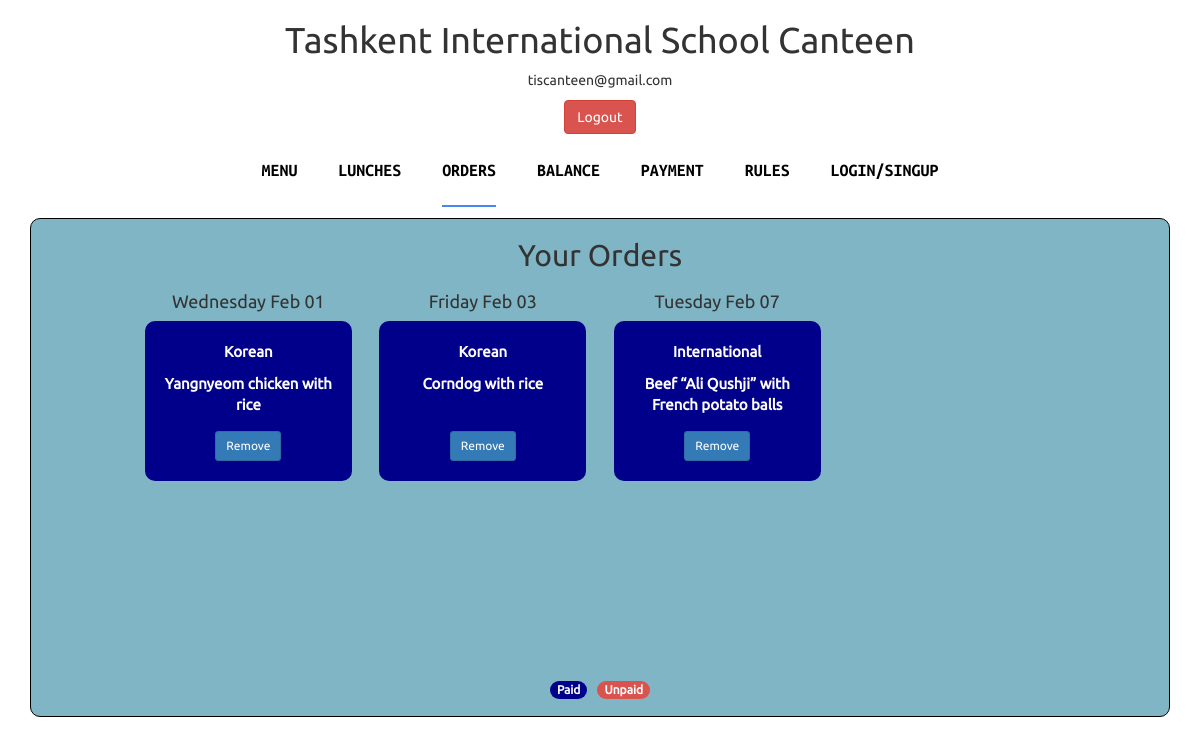
The app's page /orders (signed in), older data.
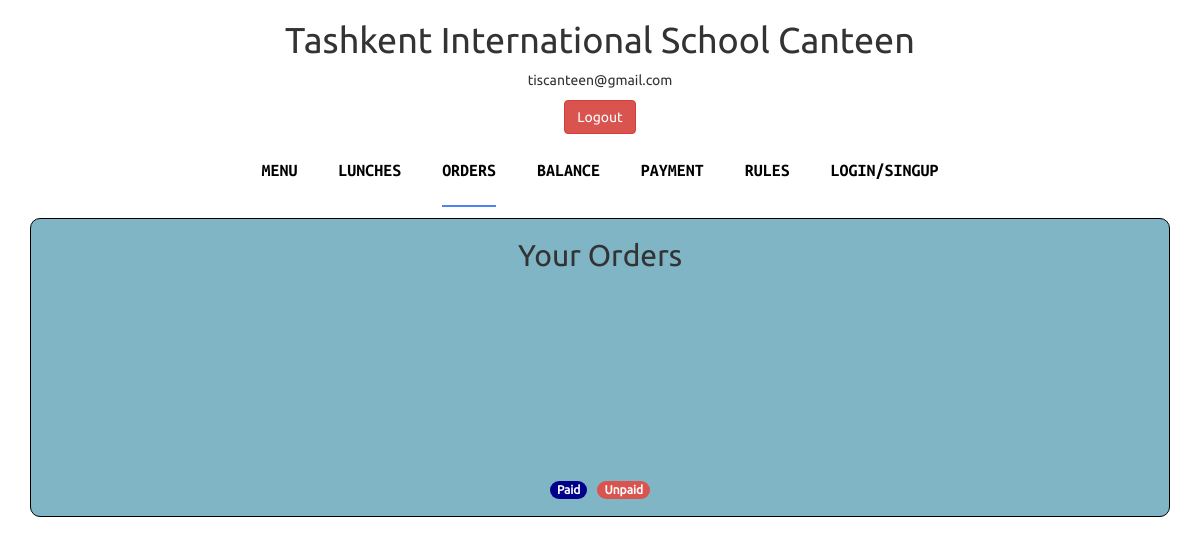
The same page, newer data.
### main/models.py (models this page shows, shortened)
class User(AbstractUser):
    username = None
    email = models.EmailField(unique=True, blank=False, null=False)
    full_name = models.CharField(max_length=255, blank=False, null=False)
    balance = models.DecimalField(max_digits=1000, default=1_000_000, blank=True, decimal_places=2)
    USERNAME_FIELD = 'email'
    REQUIRED_FIELDS = []
    objects = UserManager()

class Order(models.Model):
    user = models.ForeignKey(User, on_delete=models.CASCADE, related_name="order")
    weekday = models.ForeignKey(WeekDay, on_delete=models.CASCADE, related_name="orders")
    menuitem = models.ForeignKey(MenuItem, on_delete=models.PROTECT)
    paid = models.BooleanField(default=False)
    class Meta:
        unique_together = ('user', 'menuitem', 'weekday')

class WeekDay(models.Model):
    weekday = models.CharField(max_length=255, choices=WEEK_DAYS)
    datetime = models.DateField(blank=True, null=True)

class MenuItem(models.Model):
    lunch = models.ForeignKey(Lunch, on_delete=models.PROTECT, related_name="menuitem")
    date = models.ForeignKey(WeekDay, on_delete=models.PROTECT, related_name="menuitems")
    title = models.CharField(max_length=255, blank=False, null=False)
    price = models.DecimalField(max_digits=1000, decimal_places=2, default=10000.00)

class Lunch(models.Model):
    name = models.CharField(max_length=255, blank=False, null=False)
    def __str__(self):
        return f"{self.name}"

### main/views.py (the view)
@login_required
def orders(request):
    user = request.user
    orders = Order.objects.filter(user=user).order_by('weekday__datetime').order_by('paid')
    paginator = Paginator(orders, 5)
    page_number = request.GET.get('page')
    objects = paginator.get_page(page_number)
    return render(request, "orders.html", {
        "orders": objects,
    })

### templates/orders.html (shortened to what this page needs)
{% extends "main.html" %}
{% block content %}
    <h2>Your Orders</h2>
    <div class="order-row">
        <div class="block-wrapper ">
            {% for order in orders %}
                <div class="dfc">
                    <h4 class="fitcontent">{{ order.weekday.weekday }} {{ order.weekday.datetime|date:"M d" }}</h4>
                     {% if not order.paid  %}
                         <div class="block-item forcolumn not-paid">
                     {% else %}
                        <div class="block-item forcolumn paid">
                     {% endif %}
                     <div>
                        <p class="title">{{ order.menuitem.lunch }}</p>
                            <p class="item">{{ order.menuitem.title }}</p>
                     </div>
                            <a href="{% url "main:remove-order" order.weekday.id order.menuitem.id %}">
                                 <button class="block_item-btn btn btn-primary btn-sm">Remove</button>
                            </a>
                        </div>
                </div>
            {% endfor %}
        </div>
    </div>
    <nav class="pagination_nav mt120" aria-label="Page navigation example">
    </nav>
<div>
    <h1><span class="badge badge-pill" style="background-color: darkblue; margin-right: 10px;">Paid</span><span class="badge badge-pill" style="background-color: #d9534f;">Unpaid</span></h1>
</div>
{% endblock %}

### templates/main.html (shortened to what this page needs)
{% load static %}
<!doctype html>
<html lang="en">
<head>
    <link rel="stylesheet" href="{% static 'css/main.css' %}">
    <link rel="stylesheet" href="{% static 'css/bootstrap.min.css' %}" />
    <link rel="stylesheet" href="{% static 'css/font-awesome.min.css' %}" />
    <link rel="stylesheet" href="{% static 'css/style.css' %}" />
</head>
<body>
    <h1>Tashkent International School Canteen</h1>
    {% if request.user.is_authenticated %}
        {{ request.user.email }}
        <br>
        <a href="{% url 'main:logout' %}">
            <button style="margin-top: 10px;" class="btn btn-danger">Logout</button>
        </a>
    {% else %}
        <a href="{% url 'main:login' %}">
            <button class="btn btn-success">Login</button>
        </a>
    {% endif %}
    <nav class="navbar">
        <div class="header_container">
                <div class="responsiveness_nav" id="bs-example-navbar-collapse-1">
                    <ul class="nav navbar-nav">
                        {% if request.path == "/" %}
                            <li class="active"><a href="{% url "main:home" %}">Menu</a></li>
                        {% else %}
                            <li><a href="{% url "main:home" %}">Menu</a></li>
                        {% endif %}
                        {% if request.path == "/lunches" %}
                            <li class="active"><a href="{% url "main:lunches" %}">Lunches</a></li>
                        {% else %}
                            <li class=""><a href="{% url "main:lunches" %}">Lunches</a></li>
                        {%  endif %}
                        {% if request.path == "/orders" %}
                            <li class="active"><a href="{% url "main:orders" %}">Orders</a></li>
                        {% else %}
                            <li><a href="{% url "main:orders" %}">Orders</a></li>
                        {% endif  %}
                        {% if request.path == "/balance" %}
                            <li class="active"><a href="{% url "main:balance" %}">Balance</a></li>
                        {% else %}
                            <li><a href="{% url "main:balance" %}">Balance</a></li>
                        {%  endif %}
                        {% if request.path == "/payment" %}
                            <li class="active"><a href="{% url "main:payment" %}">Payment</a></li>
                        {% else %}
                            <li><a href="{% url "main:payment" %}">Payment</a></li>
                        {% endif %}
                        {% if request.path == "/rules" %}
                            <li class="active"><a href="{% url "main:rules" %}" >Rules</a></li>
                        {% else %}
                            <li><a href="{% url "main:rules" %}" >Rules</a></li>
                        {% endif %}
                        {% if request.path == "/login" or request.path == "/register"%}
                            <li class="active"><a href="{% url "main:login" %}">Login/Signup</a></li>
                        {% else %}
                            <li><a href="{% url "main:login" %}">Login/Singup</a></li>
                        {% endif %}
                    </ul>
                </div>
            </div>
	</nav>
    <div class="main">
        {% block content %}
        {% endblock %}
    </div>
</body>
</html>

### static/css/main.css (style rules this page uses)
@media (max-width:1366px) { .main { width: 95%; } }
@media (max-width:1366px) { .navbar { width: 100%; } }
@media (max-width:1366px) { .nav.navbar-nav li a { font-size: 18px; } }
html { margin: 0; padding: 0; }
body { text-align: center; margin: 0; padding: 0; }
h1 { font-size: 35px; }
.main { margin-top: 1%; border: 1px solid black; background-color: #7fb5c5; height: fit-content; margin: auto; margin-top: 10px; margin-bottom: 50px; border-radius: 10px; }
.navbar { margin-left: 0px; padding-left: 0px; }
.header_container { width: 60%; margin: auto; }
.navbar-nav { width: 100%; margin: auto; display: flex; justify-content: space-between; }
.pagination_nav { margin-top: 120px !important; }

### static/css/style.css (style rules this page uses)
ul { list-style-type: none; }
body { font-family: 'Ubuntu-R'; }
nav.navbar { z-index: 99; height: auto; margin:auto }
ul.navbar-nav li.active a { border-bottom: 2px solid #4b86f0; }
ul.navbar-nav li a { color: #000; font-size: 20px; font-family: 'UbuntuMB'; text-transform: uppercase; padding: 25px 0px; margin: 0px 20px; }

Row changes from the older to the newer data that the page shows:
removed Order: weekday.weekday "Wednesday", weekday.datetime "Feb 01", menuitem.lunch "Korean", menuitem "Yangnyeom chicken with rice"
removed Order: weekday.weekday "Friday", weekday.datetime "Feb 03", menuitem.lunch "Korean", menuitem "Corndog with rice"
removed Order: weekday.weekday "Tuesday", weekday.datetime "Feb 07", menuitem.lunch "International", menuitem "Beef “Ali Qushji” with French potato balls"
